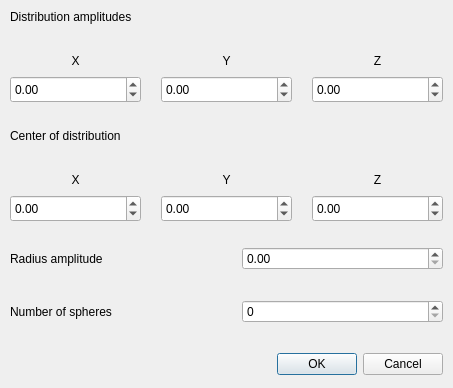
<?xml version="1.0" encoding="UTF-8"?>
<ui version="4.0">
 <class>GenerateSpheresDialog</class>
 <widget class="QDialog" name="GenerateSpheresDialog">
  <property name="geometry">
   <rect>
    <x>0</x>
    <y>0</y>
    <width>453</width>
    <height>388</height>
   </rect>
  </property>
  <property name="windowTitle">
   <string>Generate a sphere</string>
  </property>
  <widget class="QWidget" name="layoutWidget">
   <property name="geometry">
    <rect>
     <x>10</x>
     <y>10</y>
     <width>433</width>
     <height>365</height>
    </rect>
   </property>
   <layout class="QVBoxLayout" name="verticalLayout">
    <property name="spacing">
     <number>30</number>
    </property>
    <item>
     <layout class="QVBoxLayout" name="verticalLayout_da">
      <item>
       <widget class="QLabel" name="label_da">
        <property name="text">
         <string>Distribution amplitudes</string>
        </property>
       </widget>
      </item>
      <item>
       <layout class="QGridLayout" name="gridLayout_da">
        <property name="horizontalSpacing">
         <number>20</number>
        </property>
        <property name="verticalSpacing">
         <number>8</number>
        </property>
        <item row="0" column="0">
         <widget class="QLabel" name="label_da_x">
          <property name="text">
           <string>X</string>
          </property>
          <property name="alignment">
           <set>Qt::AlignCenter</set>
          </property>
         </widget>
        </item>
        <item row="0" column="1">
         <widget class="QLabel" name="label_da_y">
          <property name="text">
           <string>Y</string>
          </property>
          <property name="alignment">
           <set>Qt::AlignCenter</set>
          </property>
         </widget>
        </item>
        <item row="0" column="2">
         <widget class="QLabel" name="label_da_z">
          <property name="text">
           <string>Z</string>
          </property>
          <property name="alignment">
           <set>Qt::AlignCenter</set>
          </property>
         </widget>
        </item>
        <item row="1" column="0">
         <widget class="QDoubleSpinBox" name="doubleSpinBox_da_x">
          <property name="minimumSize">
           <size>
            <width>0</width>
            <height>27</height>
           </size>
          </property>
          <property name="minimum">
           <double>-999999999.000000000000000</double>
          </property>
          <property name="maximum">
           <double>999999999.000000000000000</double>
          </property>
          <property name="value">
           <double>0.000000000000000</double>
          </property>
         </widget>
        </item>
        <item row="1" column="1">
         <widget class="QDoubleSpinBox" name="doubleSpinBox_da_y">
          <property name="minimumSize">
           <size>
            <width>0</width>
            <height>27</height>
           </size>
          </property>
          <property name="minimum">
           <double>-999999999.000000000000000</double>
          </property>
          <property name="maximum">
           <double>999999999.000000000000000</double>
          </property>
          <property name="value">
           <double>0.000000000000000</double>
          </property>
         </widget>
        </item>
        <item row="1" column="2">
         <widget class="QDoubleSpinBox" name="doubleSpinBox_da_z">
          <property name="minimumSize">
           <size>
            <width>0</width>
            <height>27</height>
           </size>
          </property>
          <property name="minimum">
           <double>-999999999.000000000000000</double>
          </property>
          <property name="maximum">
           <double>999999999.000000000000000</double>
          </property>
          <property name="value">
           <double>0.000000000000000</double>
          </property>
         </widget>
        </item>
       </layout>
      </item>
     </layout>
    </item>
    <item>
     <layout class="QVBoxLayout" name="verticalLayout_c">
      <item>
       <widget class="QLabel" name="label_c">
        <property name="text">
         <string>Center of distribution</string>
        </property>
       </widget>
      </item>
      <item>
       <layout class="QGridLayout" name="gridLayout_c">
        <property name="horizontalSpacing">
         <number>20</number>
        </property>
        <property name="verticalSpacing">
         <number>8</number>
        </property>
        <item row="0" column="0">
         <widget class="QLabel" name="label_c_x">
          <property name="text">
           <string>X</string>
          </property>
          <property name="alignment">
           <set>Qt::AlignCenter</set>
          </property>
         </widget>
        </item>
        <item row="0" column="1">
         <widget class="QLabel" name="label_c_y">
          <property name="text">
           <string>Y</string>
          </property>
          <property name="alignment">
           <set>Qt::AlignCenter</set>
          </property>
         </widget>
        </item>
        <item row="0" column="2">
         <widget class="QLabel" name="label_c_z">
          <property name="text">
           <string>Z</string>
          </property>
          <property name="alignment">
           <set>Qt::AlignCenter</set>
          </property>
         </widget>
        </item>
        <item row="1" column="0">
         <widget class="QDoubleSpinBox" name="doubleSpinBox_c_x">
          <property name="minimumSize">
           <size>
            <width>0</width>
            <height>27</height>
           </size>
          </property>
          <property name="minimum">
           <double>-999999999.000000000000000</double>
          </property>
          <property name="maximum">
           <double>999999999.000000000000000</double>
          </property>
          <property name="value">
           <double>0.000000000000000</double>
          </property>
         </widget>
        </item>
        <item row="1" column="1">
         <widget class="QDoubleSpinBox" name="doubleSpinBox_c_y">
          <property name="minimumSize">
           <size>
            <width>0</width>
            <height>27</height>
           </size>
          </property>
          <property name="minimum">
           <double>-999999999.000000000000000</double>
          </property>
          <property name="maximum">
           <double>999999999.000000000000000</double>
          </property>
          <property name="value">
           <double>0.000000000000000</double>
          </property>
         </widget>
        </item>
        <item row="1" column="2">
         <widget class="QDoubleSpinBox" name="doubleSpinBox_c_z">
          <property name="minimumSize">
           <size>
            <width>0</width>
            <height>27</height>
           </size>
          </property>
          <property name="minimum">
           <double>-999999999.000000000000000</double>
          </property>
          <property name="maximum">
           <double>999999999.000000000000000</double>
          </property>
          <property name="value">
           <double>0.000000000000000</double>
          </property>
         </widget>
        </item>
       </layout>
      </item>
     </layout>
    </item>
    <item>
     <layout class="QHBoxLayout" name="horizontalLayout_r">
      <item>
       <widget class="QLabel" name="label_r">
        <property name="text">
         <string>Radius amplitude</string>
        </property>
       </widget>
      </item>
      <item>
       <widget class="QDoubleSpinBox" name="doubleSpinBox_r">
        <property name="minimum">
         <double>0.000000000000000</double>
        </property>
        <property name="maximum">
         <double>999999999.000000000000000</double>
        </property>
        <property name="value">
         <double>0.000000000000000</double>
        </property>
       </widget>
      </item>
     </layout>
    </item>
    <item>
     <layout class="QHBoxLayout" name="horizontalLayout_nb">
      <item>
       <widget class="QLabel" name="label_nb">
        <property name="text">
         <string>Number of spheres</string>
        </property>
       </widget>
      </item>
      <item>
       <widget class="QSpinBox" name="spinBox_nb">
        <property name="maximum">
         <number>999</number>
        </property>
       </widget>
      </item>
     </layout>
    </item>
    <item>
     <widget class="QDialogButtonBox" name="buttonBox">
      <property name="orientation">
       <enum>Qt::Horizontal</enum>
      </property>
      <property name="standardButtons">
       <set>QDialogButtonBox::Cancel|QDialogButtonBox::Ok</set>
      </property>
     </widget>
    </item>
   </layout>
  </widget>
 </widget>
 <resources/>
 <connections>
  <connection>
   <sender>buttonBox</sender>
   <signal>accepted()</signal>
   <receiver>GenerateSpheresDialog</receiver>
   <slot>accept()</slot>
   <hints>
    <hint type="sourcelabel">
     <x>248</x>
     <y>254</y>
    </hint>
    <hint type="destinationlabel">
     <x>157</x>
     <y>274</y>
    </hint>
   </hints>
  </connection>
  <connection>
   <sender>buttonBox</sender>
   <signal>rejected()</signal>
   <receiver>GenerateSpheresDialog</receiver>
   <slot>reject()</slot>
   <hints>
    <hint type="sourcelabel">
     <x>316</x>
     <y>260</y>
    </hint>
    <hint type="destinationlabel">
     <x>286</x>
     <y>274</y>
    </hint>
   </hints>
  </connection>
 </connections>
</ui>
